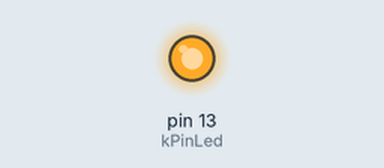
Simulated run of this sketch. Board: Arduino Uno, built with avr-gcc and run on an emulated ATmega328P. Parts: output pins drawn as LEDs (lit = HIGH).

Above: at 0.5 s.
At 18.5 s:
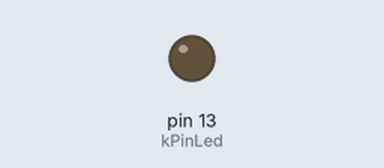
Timing chart, 0 to 19.5 s (numbered marks = the images above):
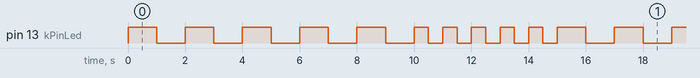

The sketch:

2_2_sketch.ino
```cpp
const int kPinLed = 13;
const int variation = 2;

int delayUnit[variation] = {1000, 500};

int currentVariation = 0;

void setup() {
  // put your setup code here, to run once:
  pinMode(kPinLed, OUTPUT);
}

void loop() {
  // put your main code here, to run repeatedly:
  for (int i = 0; i < 5; i++) {
    digitalWrite(kPinLed, HIGH);
    delay(delayUnit[currentVariation]);
    digitalWrite(kPinLed, LOW);
    delay(delayUnit[currentVariation]);
  }

  currentVariation = (currentVariation + 1)%variation;
}
```

Measured:
- by itself, pin 13 (kPinLed): repeats every 15.0 s: 4 × (LOW 1.0 s, HIGH 1.0 s), LOW 1.0 s, 5 × (HIGH 0.50 s, LOW 0.50 s), HIGH 1.0 s
- by itself, everything shown: repeats every 15.0 s, in 20 steps
